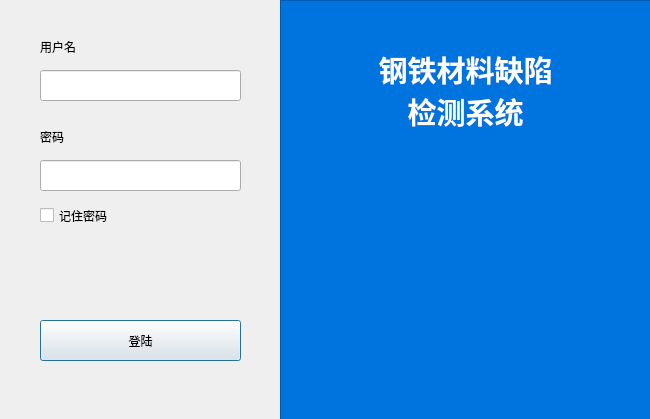
<?xml version="1.0" encoding="UTF-8"?>
<ui version="4.0">
 <class>Dialog</class>
 <widget class="QDialog" name="Dialog">
  <property name="geometry">
   <rect>
    <x>0</x>
    <y>0</y>
    <width>650</width>
    <height>419</height>
   </rect>
  </property>
  <property name="windowTitle">
   <string>Dialog</string>
  </property>
  <widget class="QLabel" name="label">
   <property name="geometry">
    <rect>
     <x>40</x>
     <y>36</y>
     <width>201</width>
     <height>21</height>
    </rect>
   </property>
   <property name="text">
    <string>用户名</string>
   </property>
  </widget>
  <widget class="QLabel" name="label_2">
   <property name="geometry">
    <rect>
     <x>40</x>
     <y>126</y>
     <width>201</width>
     <height>21</height>
    </rect>
   </property>
   <property name="text">
    <string>密码</string>
   </property>
  </widget>
  <widget class="QLineEdit" name="lineEdit">
   <property name="geometry">
    <rect>
     <x>40</x>
     <y>70</y>
     <width>201</width>
     <height>31</height>
    </rect>
   </property>
  </widget>
  <widget class="QLineEdit" name="lineEdit_2">
   <property name="geometry">
    <rect>
     <x>40</x>
     <y>160</y>
     <width>201</width>
     <height>31</height>
    </rect>
   </property>
  </widget>
  <widget class="QPushButton" name="pushButton">
   <property name="geometry">
    <rect>
     <x>40</x>
     <y>320</y>
     <width>201</width>
     <height>41</height>
    </rect>
   </property>
   <property name="text">
    <string>登陆</string>
   </property>
  </widget>
  <widget class="QCheckBox" name="checkBox">
   <property name="geometry">
    <rect>
     <x>40</x>
     <y>200</y>
     <width>121</width>
     <height>31</height>
    </rect>
   </property>
   <property name="text">
    <string>记住密码</string>
   </property>
  </widget>
  <widget class="QFrame" name="frame">
   <property name="geometry">
    <rect>
     <x>280</x>
     <y>0</y>
     <width>371</width>
     <height>421</height>
    </rect>
   </property>
   <property name="styleSheet">
    <string notr="true">background-color: #0074de</string>
   </property>
   <property name="frameShape">
    <enum>QFrame::StyledPanel</enum>
   </property>
   <property name="frameShadow">
    <enum>QFrame::Raised</enum>
   </property>
   <widget class="QLabel" name="label_3">
    <property name="geometry">
     <rect>
      <x>90</x>
      <y>50</y>
      <width>191</width>
      <height>81</height>
     </rect>
    </property>
    <property name="font">
     <font>
      <pointsize>22</pointsize>
      <weight>75</weight>
      <italic>false</italic>
      <bold>true</bold>
      <underline>false</underline>
      <strikeout>false</strikeout>
     </font>
    </property>
    <property name="styleSheet">
     <string notr="true">color:white</string>
    </property>
    <property name="text">
     <string>钢铁材料缺陷检测系统</string>
    </property>
    <property name="alignment">
     <set>Qt::AlignCenter</set>
    </property>
    <property name="wordWrap">
     <bool>true</bool>
    </property>
   </widget>
  </widget>
 </widget>
 <resources/>
 <connections/>
</ui>
